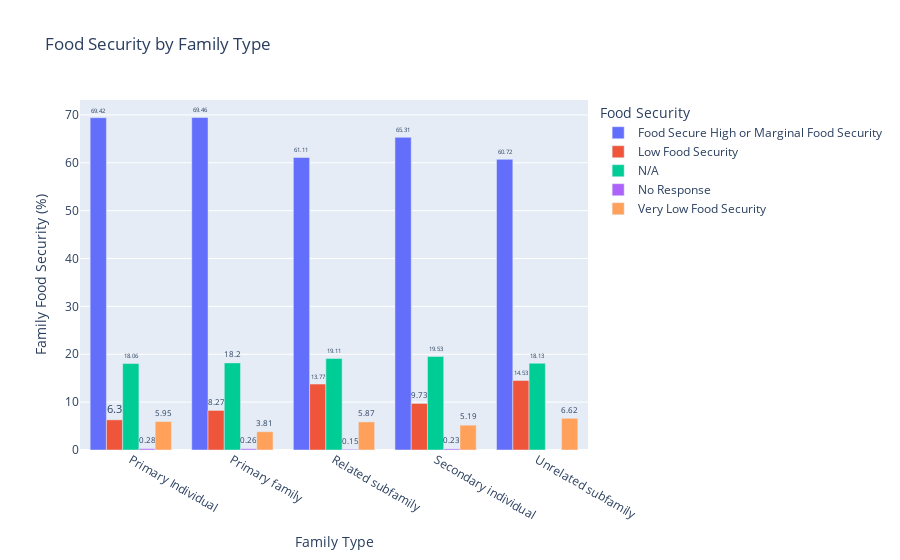

Here is the notebook cell this chart was saved with:
### Code cell
df1 = dataframes[2011]
df2 = df1.groupby(['Family Type', 'Food Security'])['Food Security'].count().rename("family_type_food_security_rate").groupby(level = 0).transform(lambda x: round(100 * x/x.sum(), 2))
labels={'Family Type':'Family Type', 'family_type_food_security_rate':'Family Food Security (%)'}
fig = px.bar(df2.reset_index(), x='Family Type', y='family_type_food_security_rate', labels=labels, color='Food Security', barmode='group', title='Food Security by Family Type', text_auto=True)
fig.update_traces(textfont_size=12, textangle=0, textposition="outside", cliponaxis=False)
fig.show()

### Figure 1 — Plotly figure (JSON) as saved in the notebook; plotly's stock layout.template omitted (floating-point values rounded to 4 significant figures)
{"data": [{"alignmentgroup": "True", "cliponaxis": false, "hovertemplate": "Food Security=Food Secure High or Marginal Food Security<br>Family Type=%{x}<br>Family Food Security (%)=%{y}<extra></extra>", "legendgroup": "Food Secure High or Marginal Food Security", "marker": {"color": "#636efa", "pattern": {"shape": ""}}, "name": "Food Secure High or Marginal Food Security", "offsetgroup": "Food Secure High or Marginal Food Security", "orientation": "v", "showlegend": true, "textangle": 0, "textfont": {"size": 12}, "textposition": "outside", "texttemplate": "%{y}", "type": "bar", "x": ["Primary Individual", "Primary family", "Related subfamily", "Secondary individual", "Unrelated subfamily"], "xaxis": "x", "y": [69.42, 69.46, 61.11, 65.31, 60.72], "yaxis": "y"}, {"alignmentgroup": "True", "cliponaxis": false, "hovertemplate": "Food Security=Low Food Security<br>Family Type=%{x}<br>Family Food Security (%)=%{y}<extra></extra>", "legendgroup": "Low Food Security", "marker": {"color": "#EF553B", "pattern": {"shape": ""}}, "name": "Low Food Security", "offsetgroup": "Low Food Security", "orientation": "v", "showlegend": true, "textangle": 0, "textfont": {"size": 12}, "textposition": "outside", "texttemplate": "%{y}", "type": "bar", "x": ["Primary Individual", "Primary family", "Related subfamily", "Secondary individual", "Unrelated subfamily"], "xaxis": "x", "y": [6.3, 8.27, 13.77, 9.73, 14.53], "yaxis": "y"}, {"alignmentgroup": "True", "cliponaxis": false, "hovertemplate": "Food Security=N/A<br>Family Type=%{x}<br>Family Food Security (%)=%{y}<extra></extra>", "legendgroup": "N/A", "marker": {"color": "#00cc96", "pattern": {"shape": ""}}, "name": "N/A", "offsetgroup": "N/A", "orientation": "v", "showlegend": true, "textangle": 0, "textfont": {"size": 12}, "textposition": "outside", "texttemplate": "%{y}", "type": "bar", "x": ["Primary Individual", "Primary family", "Related subfamily", "Secondary individual", "Unrelated subfamily"], "xaxis": "x", "y": [18.06, 18.2, 19.11, 19.53, 18.13], "yaxis": "y"}, {"alignmentgroup": "True", "cliponaxis": false, "hovertemplate": "Food Security=No Response<br>Family Type=%{x}<br>Family Food Security (%)=%{y}<extra></extra>", "legendgroup": "No Response", "marker": {"color": "#ab63fa", "pattern": {"shape": ""}}, "name": "No Response", "offsetgroup": "No Response", "orientation": "v", "showlegend": true, "textangle": 0, "textfont": {"size": 12}, "textposition": "outside", "texttemplate": "%{y}", "type": "bar", "x": ["Primary Individual", "Primary family", "Related subfamily", "Secondary individual"], "xaxis": "x", "y": [0.28, 0.26, 0.15, 0.23], "yaxis": "y"}, {"alignmentgroup": "True", "cliponaxis": false, "hovertemplate": "Food Security=Very Low Food Security<br>Family Type=%{x}<br>Family Food Security (%)=%{y}<extra></extra>", "legendgroup": "Very Low Food Security", "marker": {"color": "#FFA15A", "pattern": {"shape": ""}}, "name": "Very Low Food Security", "offsetgroup": "Very Low Food Security", "orientation": "v", "showlegend": true, "textangle": 0, "textfont": {"size": 12}, "textposition": "outside", "texttemplate": "%{y}", "type": "bar", "x": ["Primary Individual", "Primary family", "Related subfamily", "Secondary individual", "Unrelated subfamily"], "xaxis": "x", "y": [5.95, 3.81, 5.87, 5.19, 6.62], "yaxis": "y"}], "layout": {"barmode": "group", "legend": {"title": {"text": "Food Security"}, "tracegroupgap": 0}, "title": {"text": "Food Security by Family Type"}, "xaxis": {"anchor": "y", "domain": [0, 1], "title": {"text": "Family Type"}}, "yaxis": {"anchor": "x", "domain": [0, 1], "title": {"text": "Family Food Security (%)"}}}}
